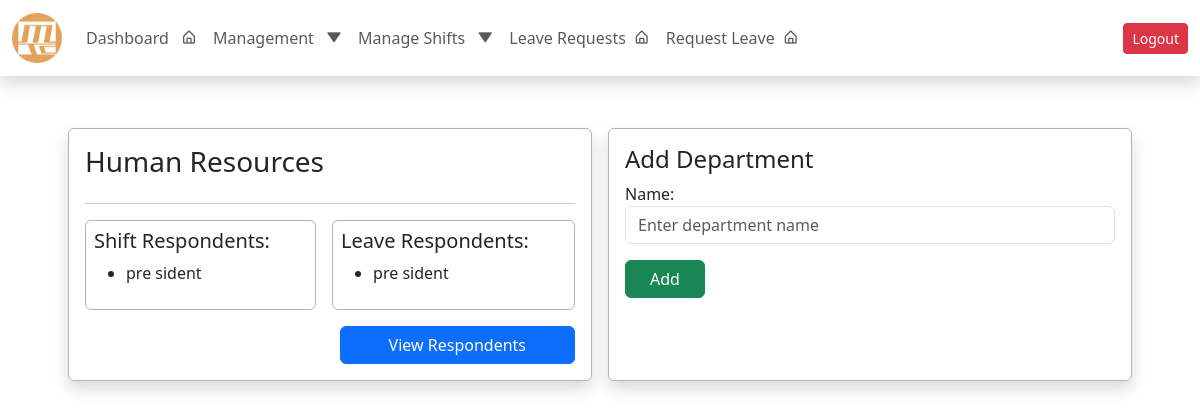
/employee/view_dep/ (signed in), run on an earlier commit of the app's database.
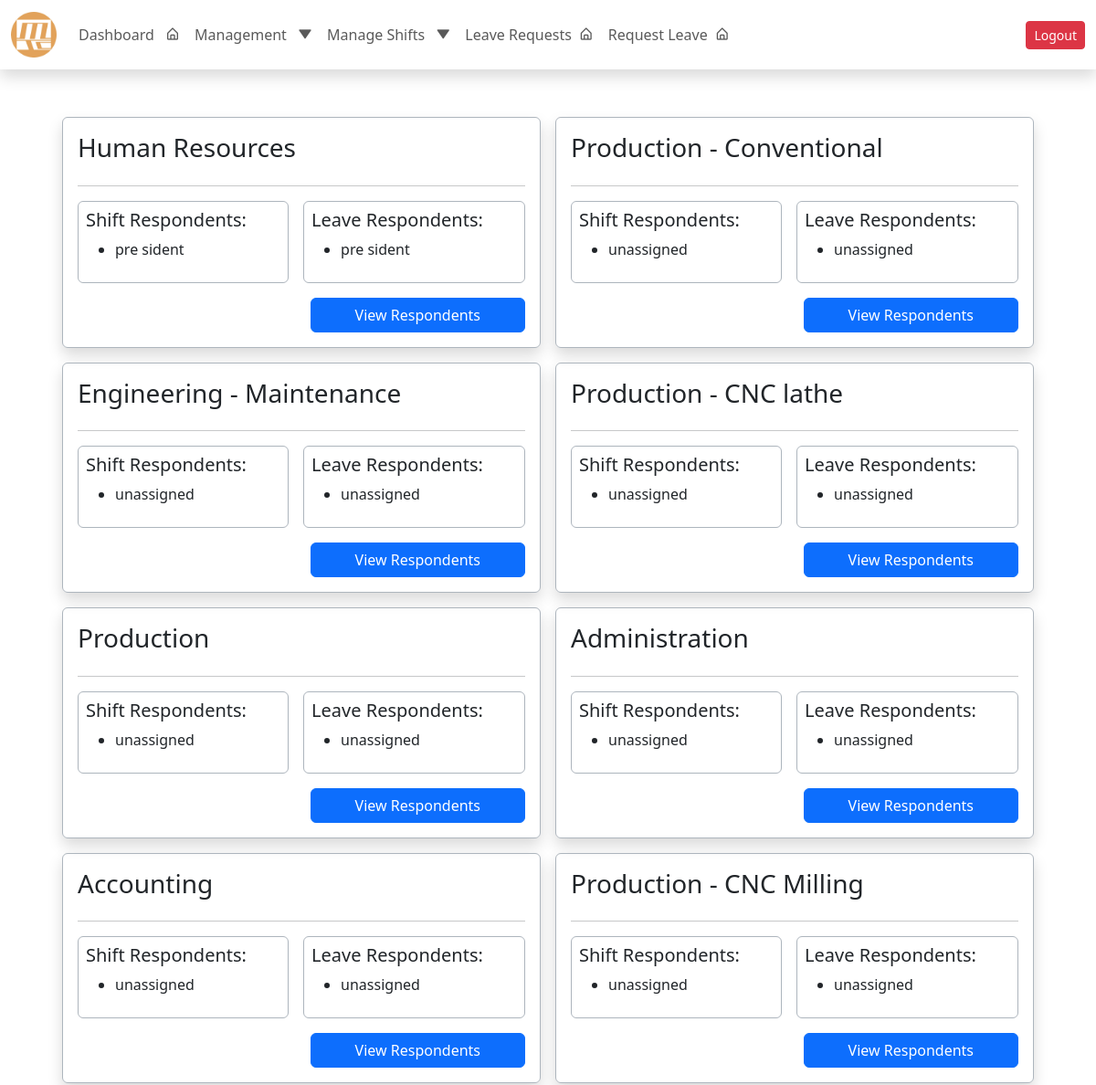
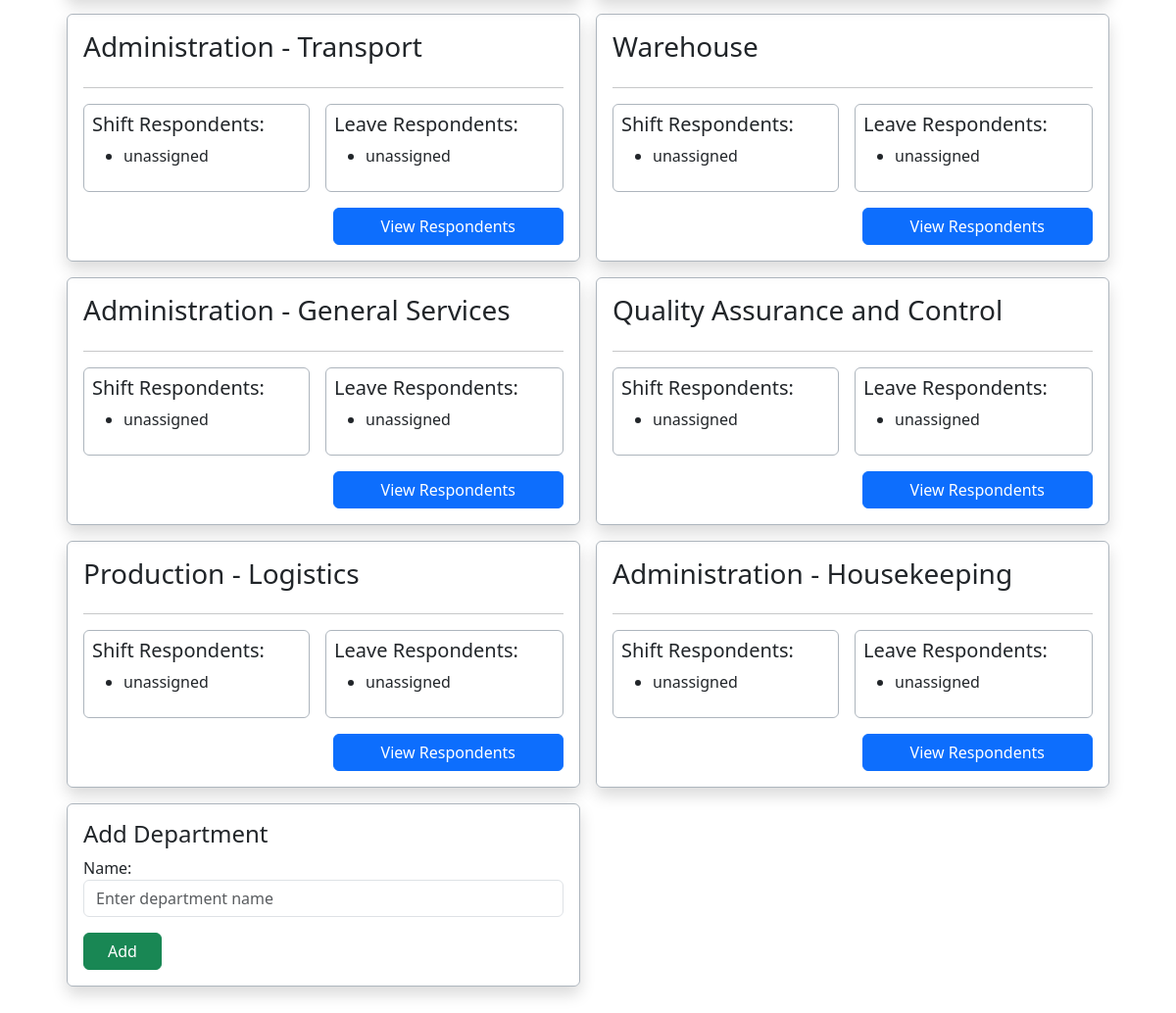
And on a later commit of the database (2 pictures, top to bottom).
### core/models.py (models this page shows, shortened)
class Department(models.Model):
    name = models.CharField(max_length=255, unique=True)
    leave_respondents = models.ManyToManyField(
        'Employee',
        related_name='leave_departments',
        blank=True,
        limit_choices_to={'department__isnull': False}
    )
    shift_respondents = models.ManyToManyField(
        'Employee',
        related_name='shift_departments',
        blank=True,
        limit_choices_to={'department__isnull': False}
    )

class Employee(models.Model):
    SEX_CHOICES = [
        ('Male', 'Male'),
        ('Female', 'Female'),
        ('Other', 'Prefer not to Say'),
    ]
    ROLE_CHOICES = [
        ('Regular Employee', 'Regular Employee'),
        ('Department Head', 'Department Head'),
        ('Admin(HR)', 'Admin(HR)'),
        ('Supervisor', 'Supervisor'),
        ('President', 'President')
    ]
    employee_id = models.AutoField(primary_key=True)
    company_id = models.CharField(max_length=20, blank=False, unique=True)
    first_name = models.CharField(max_length=100, blank=False)
    middle_name = models.CharField(max_length=100, blank=True, null=True)
    last_name = models.CharField(max_length=100, blank=False)
    sex = models.CharField(max_length=20, choices=SEX_CHOICES, blank=False)
    role = models.CharField(max_length=20, choices=ROLE_CHOICES, default='Regular Employee', blank=False)
    department = models.ForeignKey(
        Department,
        related_name="employees",
        on_delete=models.SET_NULL,
        null=True,
        blank=True
    )
    contact_number = models.CharField(max_length=15, blank=False)
    date_employed = models.DateField()
    leave_credits = models.IntegerField(default=0, blank=False)
    leave_credits2 = models.IntegerField(default=0, blank=False)
    user_account = models.OneToOneField(User, on_delete=models.SET_NULL, null=True, blank=True, related_name='employee')
    class Meta:
        ordering = ['last_name', 'first_name']
        verbose_name = 'Employee'
        verbose_name_plural = 'Employees'
        db_table = 'employee_table'
        constraints = [
            models.CheckConstraint(
                check=models.Q(leave_credits__gte=0),
                name='positive_leave_credits',
            ),
        ]

### core/views.py (the view)
# urls.py: path('employee/view_dep/', views.view_departments, name='view_department_list'),
def view_departments(request):
    if request.method == 'POST':
        form = DepartmentCreateForm(request.POST)
        if form.is_valid():
            form.save()
            return redirect('view_department_list')  # Replace with your actual URL name
    else:
        form = DepartmentCreateForm()
    departments = Department.objects.all()
    return render(request, 'view_department_list.html', {
        'form': form,
        'departments': departments
    })

### core/forms.py
class DepartmentCreateForm(forms.ModelForm):
    class Meta:
        model = Department
        fields = ['name']
        widgets = {
            'name': forms.TextInput(attrs={
                'class': 'form-control',
                'placeholder': 'Enter department name'
            })
        }

### core/templates/view_department_list.html (shortened to what this page needs)
{% extends "base.html" %}
{% load static %}
{% block content %}
    <div class="row row-cols-2 px-5">
        {% for department in departments %}
            <div class="p-2 d-flex">
                <div class="d-flex flex-column border border-dark-subtle p-3 rounded shadow flex-grow-1">
                    <h3>{{ department.name }}</h3>
                    <hr>
                    <div class="d-flex flex-grow-1 gap-3">
                        <div class="flex-grow-1 border border-dark-subtle rounded p-2">
                            <h5>Shift Respondents:</h5>
                            {% if department.shift_respondents.exists %}
                                <ul>
                                    {% for respondent in department.shift_respondents.all %}
                                        <li>{{ respondent.first_name }} {{ respondent.last_name }}</li>
                                    {% endfor %}
                                </ul>
                            {% else %}
                            <ul>
                                <li>unassigned</li>
                        </ul>
                            {% endif %}
                        </div>
                        <div class="flex-grow-1 border border-dark-subtle rounded p-2">
                            <h5>Leave Respondents:</h5>
                            {% if department.leave_respondents.exists %}
                                <ul>
                                    {% for respondent in department.leave_respondents.all %}
                                        <li>{{ respondent.first_name }} {{ respondent.last_name }}</li>
                                    {% endfor %}
                                </ul>
                            {% else %}
                                <ul>
                                        <li>unassigned</li>
                                </ul>
                            {% endif %}
                        </div>
                    </div>
                    <a href="{% url 'department_respondents' department.id %}" class="btn btn-primary align-self-end px-5 mt-3">
                        View Respondents
                    </a>
                </div>
            </div>
        {% endfor %}
        <div class="p-2 d-flex gap-2">
            <div class="border border-dark-subtle flex-grow-1 rounded shadow p-3">
                <h4>Add Department</h4>
                <form method="post" novalidate>
                    <div class="mb-3">
                        {{ form.name.label_tag }}
                        {{ form.name }}
                    </div>
                    <button type="submit" class="btn btn-success px-4">Add</button>
                </form>
            </div>
        </div>
    </div>
{% endblock %}

What changed in the data, as far as the page shows it:
added Department: name "Production - Conventional", shows "unassigned"
added Department: name "Engineering - Maintenance", shows "unassigned"
added Department: name "Production - CNC lathe", shows "unassigned"
added Department: name "Production", shows "unassigned"
added Department: name "Administration", shows "unassigned"
added Department: name "Accounting", shows "unassigned"
added Department: name "Production - CNC Milling", shows "unassigned"
added Department: name "Administration - Transport", shows "unassigned"
added Department: name "Warehouse", shows "unassigned"
added Department: name "Administration - General Services", shows "unassigned"
added Department: name "Quality Assurance and Control", shows "unassigned"
added Department: name "Production - Logistics", shows "unassigned"
added Department: name "Administration - Housekeeping", shows "unassigned"
